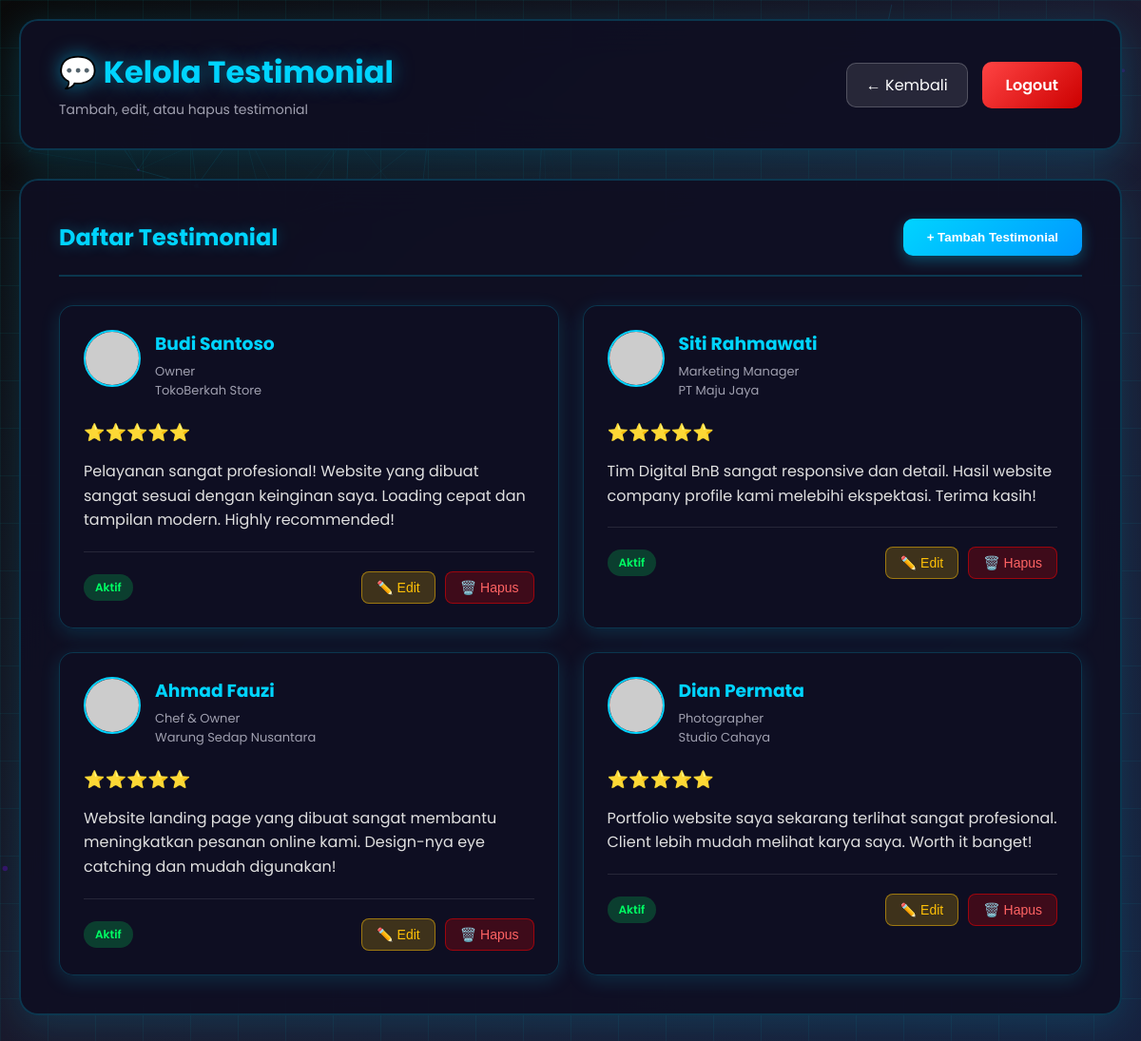
The page /admin/manage_testimonials.php (signed in) on the database its author committed.
### tables this page shows
CREATE TABLE `testimonials` (
  `id` int(11) NOT NULL,
  `client_name` varchar(100) NOT NULL,
  `client_position` varchar(100) DEFAULT NULL,
  `client_company` varchar(100) DEFAULT NULL,
  `testimonial` text NOT NULL,
  `rating` int(11) DEFAULT 5,
  `avatar_url` varchar(255) DEFAULT NULL,
  `is_active` tinyint(1) DEFAULT 1,
  `display_order` int(11) DEFAULT 0,
  `created_at` timestamp NOT NULL DEFAULT current_timestamp()
);

### admin/manage_testimonials.php (the view, shortened to what this page needs)
<?php
require_once '../config/database.php';
$testimonials = [];
$result = $conn->query("SELECT * FROM testimonials ORDER BY display_order, id");
while ($row = $result->fetch_assoc()) {
    $testimonials[] = $row;
}
?>
<!DOCTYPE html>
<html lang="id">
<head>
    <link rel="stylesheet" href="../css/admin.css">
</head>
<body>
    <div id="particles-js"></div>
    <div class="admin-container">
        <header class="admin-header">
            <div class="header-left">
                <h1>💬 Kelola Testimonial</h1>
                <p>Tambah, edit, atau hapus testimonial</p>
            </div>
            <div class="header-right">
                <a href="dashboard.php" class="btn-back">← Kembali</a>
                <a href="logout.php" class="btn-logout">Logout</a>
            </div>
        </header>
        <div class="content-section">
            <div class="section-header">
                <h2>Daftar Testimonial</h2>
                <button class="btn-add" onclick="showAddModal()">+ Tambah Testimonial</button>
            </div>
            <div class="testimonials-grid">
                <?php foreach($testimonials as $item): ?>
                <div class="testimonial-card" data-id="<?php echo $item['id']; ?>">
                    <div class="testimonial-header">
                        <img src="<?php echo htmlspecialchars($item['avatar_url']); ?>"
                             alt="<?php echo htmlspecialchars($item['client_name']); ?>"
                             class="testimonial-avatar">
                        <div>
                            <h3><?php echo htmlspecialchars($item['client_name']); ?></h3>
                            <p class="position"><?php echo htmlspecialchars($item['client_position'] ?? ''); ?></p>
                            <p class="company"><?php echo htmlspecialchars($item['client_company'] ?? ''); ?></p>
                        </div>
                    </div>
                    <div class="testimonial-body">
                        <div class="rating">
                            <?php for($i = 0; $i < $item['rating']; $i++): ?>⭐<?php endfor; ?>
                        </div>
                        <p class="testimonial-text"><?php echo htmlspecialchars($item['testimonial']); ?></p>
                    </div>
                    <div class="testimonial-footer">
                        <span class="status-badge <?php echo $item['is_active'] ? 'active' : 'inactive'; ?>">
                            <?php echo $item['is_active'] ? 'Aktif' : 'Tidak Aktif'; ?>
                        </span>
                        <div class="actions">
                            <button class="btn-edit" onclick="editTestimonial(<?php echo $item['id']; ?>)">✏️ Edit</button>
                            <button class="btn-delete" onclick="deleteTestimonial(<?php echo $item['id']; ?>)">🗑️ Hapus</button>
                        </div>
                    </div>
                </div>
                <?php endforeach; ?>
            </div>
        </div>
    </div>
</body>
</html>

### css/admin.css (style rules this page uses)
* { margin: 0; padding: 0; box-sizing: border-box; }
body { font-family: 'Poppins', sans-serif; background: linear-gradient(135deg, #0a0a0a 0%, #1a1a2e 50%, #16213e 100%); min-height: 100vh; color: white; overflow-x: hidden; }
#particles-js { position: fixed; width: 100%; height: 100%; top: 0; left: 0; z-index: 0; }
.admin-container { position: relative; z-index: 10; max-width: 1400px; margin: 0 auto; padding: 20px; }
.admin-header { background: rgba(15, 15, 35, 0.9); backdrop-filter: blur(20px); border-radius: 20px; padding: 30px 40px; margin-bottom: 30px; display: flex; justify-content: space-between; align-items: center; box-shadow: 0 10px 40px rgba(0, 212, 255, 0.2); border: 2px solid rgba(0, 212, 255, 0.2); animation: slideDown 0.5s ease; }
.header-left h1 { font-size: 32px; color: #00d4ff; margin-bottom: 5px; text-shadow: 0 0 20px rgba(0, 212, 255, 0.5); }
.header-left p { color: #a0a0b0; font-size: 14px; }
.header-right { display: flex; gap: 15px; align-items: center; }
.btn-logout { padding: 12px 25px; background: linear-gradient(135deg, #ff4444, #cc0000); border: none; border-radius: 10px; color: white; font-weight: 600; cursor: pointer; transition: all 0.3s ease; text-decoration: none; display: inline-block; }
.content-section { background: rgba(15, 15, 35, 0.9); backdrop-filter: blur(20px); border-radius: 20px; padding: 40px; margin-bottom: 30px; box-shadow: 0 10px 40px rgba(0, 212, 255, 0.15); border: 2px solid rgba(0, 212, 255, 0.2); animation: fadeInUp 0.6s ease; animation-fill-mode: both; }
.content-section:nth-child(2) { animation-delay: 0.1s; }
.section-header { display: flex; justify-content: space-between; align-items: center; margin-bottom: 30px; padding-bottom: 20px; border-bottom: 2px solid rgba(0, 212, 255, 0.2); }
.section-header h2 { color: #00d4ff; font-size: 24px; text-shadow: 0 0 15px rgba(0, 212, 255, 0.3); }
.status-badge { display: inline-block; padding: 5px 12px; border-radius: 20px; font-size: 12px; font-weight: 600; }
.status-badge.active { background: rgba(0, 255, 100, 0.2); color: #00ff64; }
.btn-add { padding: 12px 25px; background: linear-gradient(135deg, #00d4ff, #0099ff); border: none; border-radius: 10px; color: white; font-weight: 600; cursor: pointer; transition: all 0.3s ease; box-shadow: 0 5px 15px rgba(0, 212, 255, 0.3); }
.btn-back { padding: 10px 20px; background: rgba(255, 255, 255, 0.1); border: 1px solid rgba(255, 255, 255, 0.2); border-radius: 10px; color: white; text-decoration: none; transition: all 0.3s ease; }
.btn-edit { padding: 8px 15px; background: rgba(255, 193, 7, 0.2); border: 1px solid rgba(255, 193, 7, 0.5); border-radius: 8px; color: #ffc107; cursor: pointer; transition: all 0.3s ease; font-size: 14px; }
.btn-delete { padding: 8px 15px; background: rgba(255, 0, 0, 0.2); border: 1px solid rgba(255, 0, 0, 0.5); border-radius: 8px; color: #ff6464; cursor: pointer; transition: all 0.3s ease; font-size: 14px; }
.testimonials-grid, .packages-grid { display: grid; grid-template-columns: repeat(auto-fill, minmax(350px, 1fr)); gap: 25px; }
.testimonial-card, .package-card { background: rgba(15, 15, 35, 0.9); backdrop-filter: blur(20px); border-radius: 15px; padding: 25px; border: 1px solid rgba(0, 212, 255, 0.2); box-shadow: 0 5px 20px rgba(0, 212, 255, 0.15); transition: all 0.3s ease; }
.testimonial-header { display: flex; gap: 15px; margin-bottom: 20px; }
.testimonial-avatar { width: 60px; height: 60px; border-radius: 50%; border: 2px solid #00d4ff; }
.testimonial-header h3 { color: #00d4ff; margin-bottom: 5px; }
.position, .company { color: #a0a0b0; font-size: 13px; }
.rating { margin-bottom: 15px; font-size: 18px; }
.testimonial-text { color: #e0e0e0; line-height: 1.6; margin-bottom: 20px; }
.testimonial-footer, .package-footer { display: flex; justify-content: space-between; align-items: center; margin-top: 20px; padding-top: 20px; border-top: 1px solid rgba(255, 255, 255, 0.1); }
.actions { display: flex; gap: 10px; }

### rows shown on the page
testimonials: client_name "Budi Santoso", client_position "Owner", client_company "TokoBerkah Store", testimonial "Pelayanan sangat profesional! Website yang dibuat sangat sesuai dengan keinginan saya. Loading cepat dan tampilan modern. Highly recommended!", is_active "Aktif"
testimonials: client_name "Siti Rahmawati", client_position "Marketing Manager", client_company "PT Maju Jaya", testimonial "Tim Digital BnB sangat responsive dan detail. Hasil website company profile kami melebihi ekspektasi. Terima kasih!", is_active "Aktif"
testimonials: client_name "Ahmad Fauzi", client_position "Chef & Owner", client_company "Warung Sedap Nusantara", testimonial "Website landing page yang dibuat sangat membantu meningkatkan pesanan online kami. Design-nya eye catching dan mudah digunakan!", is_active "Aktif"
testimonials: client_name "Dian Permata", client_position "Photographer", client_company "Studio Cahaya", testimonial "Portfolio website saya sekarang terlihat sangat profesional. Client lebih mudah melihat karya saya. Worth it banget!", is_active "Aktif"
